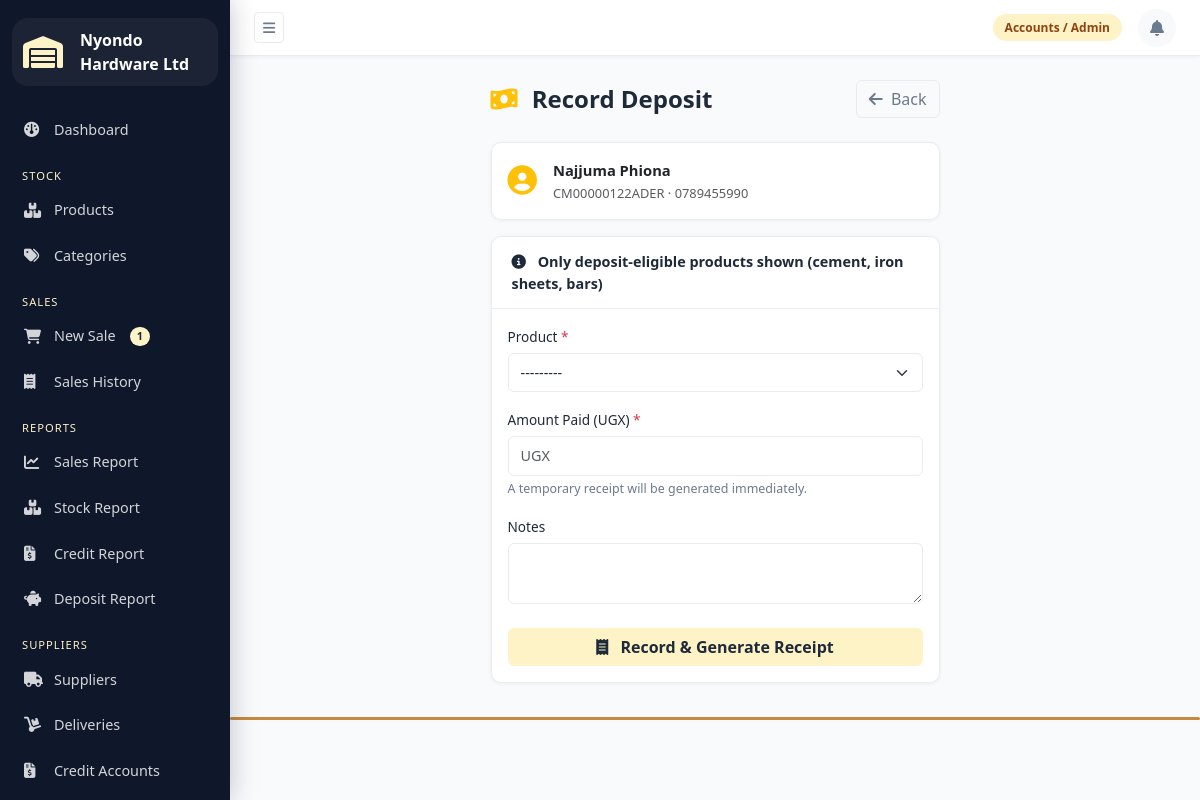
Page /deposits/1/deposit/ (signed in) on the committed database.
### sales/models.py (models this page shows, shortened)
class Cart(models.Model):
    attendant = models.OneToOneField(User, on_delete=models.CASCADE, related_name='cart')
    customer_name = models.CharField(max_length=200, blank=True)
    customer_phone = models.CharField(max_length=15, blank=True)
    customer_type = models.CharField(
        max_length=15,
        choices=[
            ('wholesaler', 'Wholesaler'),
            ('retailer', 'Retailer'),
            ('individual', 'Individual Buyer'),
        ],
        default='individual'
    )
    delivery_requested = models.BooleanField(default=False)
    within_10km = models.BooleanField(default=False)
    created_at = models.DateTimeField(auto_now_add=True)
    updated_at = models.DateTimeField(auto_now=True)
    @property
    def item_count(self):
        return self.cart_items.count()

### accounts/models.py (models this page shows, shortened)
class UserProfile(models.Model):
    ROLE_CHOICES = [
        ('sales_attendant', 'Sales Attendant'),
        ('store_manager', 'Store Manager'),
        ('admin', 'Accounts / Admin'),
    ]
    user = models.OneToOneField(User, on_delete=models.CASCADE, related_name='profile')
    role = models.CharField(max_length=20, choices=ROLE_CHOICES)
    phone = models.CharField(max_length=15)

### deposits/models.py (models this page shows, shortened)
class DepositCustomer(models.Model):
    first_name = models.CharField(max_length=100)
    last_name = models.CharField(max_length=100)
    nin = models.CharField(max_length=14, unique=True)   # National ID Number
    phone = models.CharField(max_length=15)
    address = models.TextField(blank=True)
    employer = models.CharField(max_length=200, blank=True)
    registration_date = models.DateTimeField(auto_now_add=True)
    is_active = models.BooleanField(default=True)
    @property
    def full_name(self):
        return f"{self.first_name} {self.last_name}"

### stock/views.py (the view)
        def wrapper(request, *args, **kwargs):
            if not hasattr(request.user, 'profile'):
                messages.error(request, "Access denied.")
                return redirect('dashboard')
            if request.user.profile.role not in roles:
                messages.error(request, "You do not have permission for this action.")
                return redirect('dashboard')
            return view_func(request, *args, **kwargs)

### deposits/forms.py (shortened to what this page needs)
class DepositRecordForm(forms.ModelForm):
    class Meta:
        model = DepositRecord
        fields = ['product', 'amount_paid', 'notes']
        widgets = {
            'product': forms.Select(attrs={'class': 'form-select'}),
            'amount_paid': forms.NumberInput(attrs={
                'class': 'form-control', 'placeholder': 'UGX'
            }),
            'notes': forms.Textarea(attrs={'class': 'form-control', 'rows': 2}),
        }

### deposits/views.py (called while the page is built, shortened)
@role_required(['admin', 'sales_attendant'])
def deposit_record(request, customer_pk):
    customer = get_object_or_404(DepositCustomer, pk=customer_pk)
    form = DepositRecordForm(request.POST or None)
    return render(request, 'deposits/deposit_form.html', {
        'form': form,
        'customer': customer,
    })

### stock/models.py (called while the page is built)
    def __str__(self):
        return self.name

### stock/views.py (called while the page is built)
def role_required(roles):
    def decorator(view_func):
        def wrapper(request, *args, **kwargs):
            if not hasattr(request.user, 'profile'):
                messages.error(request, "Access denied.")
                return redirect('dashboard')
            if request.user.profile.role not in roles:
                messages.error(request, "You do not have permission for this action.")
                return redirect('dashboard')
            return view_func(request, *args, **kwargs)
        wrapper.__name__ = view_func.__name__
        return login_required(wrapper)
    return decorator

### templates/deposits/deposit_form.html (shortened to what this page needs)
{% extends 'base.html' %}
{% block content %}
<div class="row justify-content-center">
    <div class="col-md-6">
        <div class="d-flex justify-content-between align-items-center mb-4">
            <h4 class="fw-bold mb-0">
                <i class="fa-solid fa-money-bill-wave me-2 text-warning"></i> Record Deposit
            </h4>
            <a href="{% url 'customer_detail' customer.pk %}" class="btn btn-outline-secondary">
                <i class="fa-solid fa-arrow-left me-1"></i> Back
            </a>
        </div>
        <div class="card mb-3">
            <div class="card-body d-flex align-items-center gap-3">
                <i class="fa-solid fa-user-circle fa-2x text-warning"></i>
                <div>
                    <div class="fw-bold">{{ customer.full_name }}</div>
                    <small class="text-muted">{{ customer.nin }} · {{ customer.phone }}</small>
                </div>
            </div>
        </div>
        <div class="card">
            <div class="card-header">
                <i class="fa-solid fa-circle-info me-2"></i>
                Only deposit-eligible products shown (cement, iron sheets, bars)
            </div>
            <div class="card-body">
                <form method="post" novalidate>
                    <div class="mb-3">
                        <label class="form-label">Product <span class="text-danger">*</span></label>
                        {{ form.product }}
                    </div>
                    <div class="mb-3">
                        <label class="form-label">Amount Paid (UGX) <span class="text-danger">*</span></label>
                        {{ form.amount_paid }}
                        <div class="form-text">
                            A temporary receipt will be generated immediately.
                        </div>
                    </div>
                    <div class="mb-4">
                        <label class="form-label">Notes</label>
                        {{ form.notes }}
                    </div>
                    <button type="submit" class="btn btn-primary w-100">
                        <i class="fa-solid fa-receipt me-2"></i> Record & Generate Receipt
                    </button>
                </form>
            </div>
        </div>
    </div>
</div>
{% endblock %}

### templates/base.html (shortened to what this page needs)
<!DOCTYPE html>
<html lang="en">
<head>
    {% load static %}
    <link href="https://cdn.jsdelivr.net/npm/bootstrap@5.3.0/dist/css/bootstrap.min.css"
          rel="stylesheet">
    <link href="https://cdnjs.cloudflare.com/ajax/libs/font-awesome/6.4.0/css/all.min.css"
          rel="stylesheet">
    <link href="{% static 'css/main.css' %}"
          rel="stylesheet">
</head>
<body>
{% if request.user.is_authenticated %}
<div class="wrapper">
    <nav id="sidebar">
        <div class="sidebar-header">
            <i class="fa-solid fa-warehouse me-2"></i>
            <span>Nyondo Hardware Ltd</span>
    </div>
        <ul class="sidebar-menu">
            <li>
                <a href="{% url 'dashboard' %}"
                   class="{% if request.resolver_match.url_name == 'dashboard' %}active{% endif %}">
                    <i class="fa-solid fa-gauge"></i>
                    Dashboard
                </a>
            </li>
            <li class="menu-label">Stock</li>
            <li>
                <a href="{% url 'product_list' %}"
                   class="{% if 'product' in request.resolver_match.url_name %}active{% endif %}">
                    <i class="fa-solid fa-boxes-stacked"></i>
                    Products
                </a>
            </li>
            <li>
                <a href="{% url 'category_list' %}"
                   class="{% if 'category' in request.resolver_match.url_name %}active{% endif %}">
                    <i class="fa-solid fa-tags"></i>
                    Categories
                </a>
            </li>
            <li class="menu-label">Sales</li>
            <li>
                <a href="{% url 'cart' %}"
                   class="{% if 'cart' in request.resolver_match.url_name %}active{% endif %}">
                    <i class="fa-solid fa-cart-shopping"></i>
                    New Sale
                    {% with cart=request.user.cart %}
                        {% if cart and cart.item_count > 0 %}
                        <span class="badge bg-warning text-dark ms-1">
                            {{ cart.item_count }}
                        </span>
                        {% endif %}
                    {% endwith %}
                </a>
            </li>
            <li>
                <a href="{% url 'sales_list' %}"
                   class="{% if request.resolver_match.url_name == 'sales_list' %}active{% endif %}">
                    <i class="fa-solid fa-receipt"></i>
                    Sales History
                </a>
            </li>
            <li class="menu-label">Reports</li>
            <li>
                <a href="{% url 'sales_report' %}"
                   class="{% if request.resolver_match.url_name == 'sales_report' %}active{% endif %}">
                    <i class="fa-solid fa-chart-line"></i>
                    Sales Report
                </a>
            </li>
            <li>
                <a href="{% url 'stock_report' %}"
                   class="{% if request.resolver_match.url_name == 'stock_report' %}active{% endif %}">
                    <i class="fa-solid fa-boxes-stacked"></i>
                    Stock Report
                </a>
            </li>
            {% if request.user.profile.role == 'admin' %}
            <li>
                <a href="{% url 'credit_report' %}"
                   class="{% if request.resolver_match.url_name == 'credit_report' %}active{% endif %}">
                    <i class="fa-solid fa-file-invoice-dollar"></i>
                    Credit Report
                </a>
            </li>
            {% endif %}
            <li>
                <a href="{% url 'deposit_report' %}"
                   class="{% if request.resolver_match.url_name == 'deposit_report' %}active{% endif %}">
                    <i class="fa-solid fa-piggy-bank"></i>
                    Deposit Report
                </a>
            </li>
            <li class="menu-label">Suppliers</li>
            <li>
                <a href="{% url 'supplier_list' %}"
                   class="{% if 'supplier' in request.resolver_match.url_name %}active{% endif %}">
                    <i class="fa-solid fa-truck"></i>
                    Suppliers
                </a>
            </li>
            <li>
                <a href="{% url 'delivery_list' %}"
                   class="{% if 'delivery' in request.resolver_match.url_name %}active{% endif %}">
                    <i class="fa-solid fa-dolly"></i>
                    Deliveries
                </a>
            </li>
            <li>
                <a href="{% url 'credit_list' %}"
                   class="{% if 'credit' in request.resolver_match.url_name %}active{% endif %}">
                    <i class="fa-solid fa-file-invoice-dollar"></i>
                    Credit Accounts
                </a>
            </li>
        </ul>
    </nav>
    <div id="content">
        <nav class="topbar">
            <button id="sidebarToggle"
                    class="btn btn-sm btn-outline-secondary">
                <i class="fa-solid fa-bars"></i>
            </button>
            <div class="topbar-right">
                <span class="badge-role">
                    {{ request.user.profile.get_role_display }}
                </span>
                <div class="notif-wrapper">
                    <a href="{% url 'notification_list' %}"
                       class="notif-bell {% if notif_unread_count > 0 %}has-unread{% endif %}"
                       title="Notifications">
                        <i class="fa-solid fa-bell"></i>
                    </a>
                </div>
            </div>
        </nav>
        <div class="page-content">
            {% block content %}
            {% endblock %}
        </div>
        <div class="logo-line"></div>
    </div>
</div>
{% endif %}
</body>
</html>

### static/css/main.css (style rules this page uses)
.logo-line { width:100%; height:3px; background:#c58a3d; margin-top:10px; border-radius:20px; }
:root { --primary: #FEF3C7; --primary-dark: #fef3c7; --primary-light: #FEF3C7; --primary-faint: rgba(245,158,11,0.08); --dark: #1E2A3A; --dark-mid: #253444; --dark-light: #2E3F52; --dark-border: #364D63; --neutral: #F8F9FA; --neutral-mid: #F1F3F5; --neutral-dark: #E9ECEF; --text-main: #1E2A3A; --text-muted: #6B7A8D; --text-light: #9AABBA; --white: #FFFFFF; --sidebar-width: 240px; --topbar-height: 56px; --success: #10B981; --danger: #EF4444; --info: #3B82F6; --warning: #FEF3C7; }
* { box-sizing: border-box; }
body { font-family: 'Segoe UI', sans-serif; font-size: 0.92rem; background: var(--neutral); color: var(--text-main); }
.wrapper { display: flex; min-height: 100vh; align-items: flex-start; }
#sidebar { width: 230px; height: 100vh; position: fixed; top: 0; left: 0; overflow-y: auto; padding: 18px 12px; background: #0f172a; transition: 0.35s ease; z-index: 999; box-shadow: 0 0 25px rgba(15,23,42,0.25); }
.sidebar-header { display: flex; align-items: center; gap: 10px; padding: 10px 12px; margin-bottom: 24px; border-radius: 16px; background: rgba(255,255,255,0.05); color: white; font-size: 1rem; font-weight: 700; }
.sidebar-header i { width: 38px; height: 38px; border-radius: 12px; display: flex; align-items: center; justify-content: center; color: #FEF3C7; font-size: 2rem; }
.menu-label { color: #FEF3C7; font-size: 0.70rem; text-transform: uppercase; letter-spacing: 1px; margin: 18px 10px 8px; }
.sidebar-menu { list-style: none; padding: 0; margin: 0; }
.sidebar-menu li { margin-bottom: 6px; }
.sidebar-menu li a { display: inline-flex; align-items: center; gap: 10px; padding: 9px 12px; border-radius: 14px; text-decoration: none; color: rgba(255,255,255,0.82); font-size: 0.90rem; font-weight: 500; transition: all 0.3s ease; background: transparent; }
.sidebar-menu li a i { font-size: 0.95rem; color: rgba(255,255,255,0.82); transition: 0.3s ease; min-width: 20px; }
.sidebar-menu .badge { margin-left: auto; font-size: 0.68rem; padding: 4px 7px; border-radius: 30px; }
#content { margin-left: 230px; min-height: 100vh; background: #f8fafc; transition: 0.35s ease; }
#content { flex: 1; display: flex; flex-direction: column; min-height: 100vh; transition: margin-left 0.25s ease; min-width: 0; }
.topbar { height: var(--topbar-height); background: var(--white); border-bottom: 1px solid var(--neutral-dark); display: flex; align-items: center; justify-content: space-between; padding: 0 1.5rem; position: sticky; top: 0; z-index: 99; box-shadow: 0 1px 4px rgba(0,0,0,0.05); }
.topbar-right { display: flex; align-items: center; gap: 1rem; }
.badge-role { background: #FEF3C7; color: #92400E; padding: 0.3rem 0.75rem; border-radius: 999px; font-size: 0.75rem; font-weight: 600; white-space: nowrap; }
.page-content { padding: 1.5rem; }
.card { border: 1px solid var(--neutral-dark); border-radius: 10px; box-shadow: 0 1px 4px rgba(0,0,0,0.05); background: var(--white); }
.card-header { background: var(--white); border-bottom: 1px solid var(--neutral-dark); border-radius: 10px 10px 0 0 !important; font-weight: 600; padding: 0.85rem 1.25rem; font-size: 0.9rem; color: var(--text-main); }
.btn-primary { background: var(--primary); border-color: var(--primary); color: var(--dark); font-weight: 600; }
.btn-outline-secondary { color: var(--text-muted); border-color: var(--neutral-dark); }
.form-control, .form-select { border-color: var(--neutral-dark); color: var(--text-main); font-size: 0.9rem; padding: 0.5rem 0.75rem; }
.form-label { font-weight: 500; font-size: 0.85rem; color: var(--text-main); margin-bottom: 0.35rem; }
.form-text { font-size: 0.78rem; color: var(--text-muted); }
.badge.bg-warning { background: var(--primary) !important; color: var(--dark) !important; }
.notif-wrapper { position: relative; }
.notif-bell { position: relative; display: flex; align-items: center; justify-content: center; width: 38px; height: 38px; border-radius: 50%; background: var(--neutral); color: var(--text-muted); text-decoration: none; font-size: 1rem; transition: background 0.15s, color 0.15s; }

### rows in the picture
Cart: item_count "1"
DepositCustomer: full_name "Najjuma Phiona", nin "CM00000122ADER", phone "0789455990"

### other values in the picture
{{ request.user.profile.get_role_display }} "Accounts / Admin"
